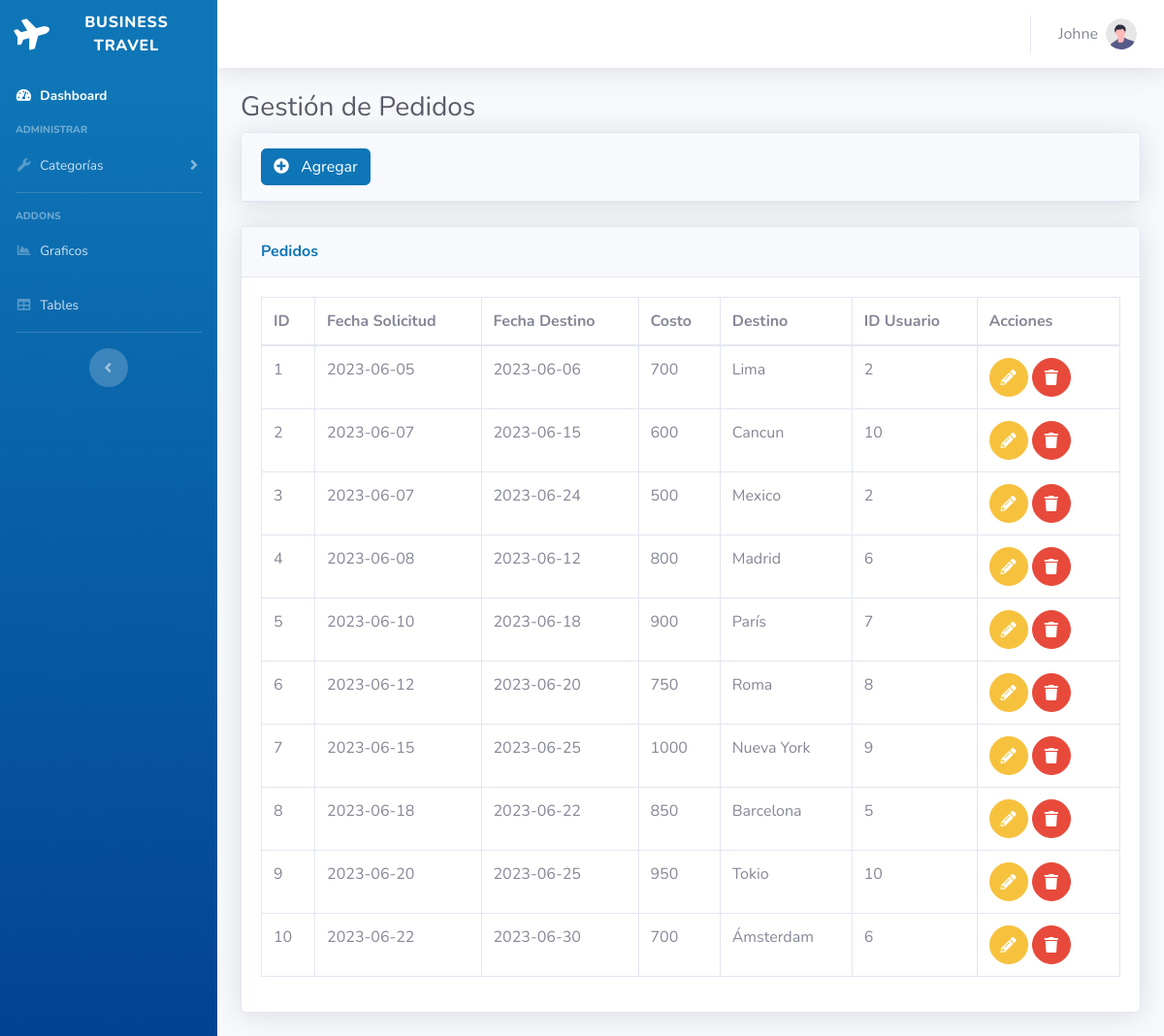
Page /MainController.php?action=pedido-index (signed in) on the committed database.
### tables this page shows
CREATE TABLE IF NOT EXISTS `pedidos` (
  `id` int NOT NULL AUTO_INCREMENT,
  `fechasolicitud` date NOT NULL,
  `fechadestino` date NOT NULL,
  `costo` double DEFAULT NULL,
  `destino` varchar(50) NOT NULL,
  `fkidusuario` int NOT NULL,
  PRIMARY KEY (`id`),
  KEY `FK_pedidos_usuarios` (`fkidusuario`),
  CONSTRAINT `FK_pedidos_usuarios` FOREIGN KEY (`fkidusuario`) REFERENCES `usuarios` (`id`)
);

### Controller/PedidoController.php (called while the page is built, shortened)
<?php
require_once 'Model/Dao/PedidoDao.php';
class PedidoController {
    private $pedidoDAO;
    public function __construct() {
        $this->pedidoDAO = new PedidoDao();
    }
    public function index() {
        $pedidos = $this->pedidoDAO->getAllPedido();
        include 'View/Pedido/index.php';
    }
}
?>

### Model/Dao/PedidoDAO.php (called while the page is built, shortened)
<?php
require_once 'db_connect.php';
require_once 'Model/Pedido.php';
class PedidoDao implements PedidoDaoInterface {
    public function getAllPedido() {
        global $conn;
        $query = "SELECT * FROM pedidos";
        $result = $conn->query($query);
        $pedidos = array();
        if ($result->num_rows > 0) {
            while ($row = $result->fetch_assoc()) {
                $pedido = new Pedido();
                $pedido->setId($row['id']);
                $pedido->setFechaSolicitud($row['fechasolicitud']);
                $pedido->setFechaDestino($row['fechadestino']);
                $pedido->setCosto($row['costo']);
                $pedido->setDestino($row['destino']);
                $pedido->setFkIdUsuario($row['fkidusuario']);
                $pedidos[] = $pedido;
            }
        }
        return $pedidos;
    }
}
?>

### Model/Pedido.php (called while the page is built)
<?php
class Pedido {
    private $id;
    private $fechaSolicitud;
    private $fechaDestino;
    private $costo;
    private $destino;
    private $fkIdUsuario;
    public function getId() {
        return $this->id;
    }
    public function setId($id) {
        $this->id = $id;
    }
    public function getFechaSolicitud() {
        return $this->fechaSolicitud;
    }
    public function setFechaSolicitud($fechaSolicitud) {
        $this->fechaSolicitud = $fechaSolicitud;
    }
    public function getFechaDestino() {
        return $this->fechaDestino;
    }
    public function setFechaDestino($fechaDestino) {
        $this->fechaDestino = $fechaDestino;
    }
    public function getCosto() {
        return $this->costo;
    }
    public function setCosto($costo) {
        $this->costo = $costo;
    }
    public function getDestino() {
        return $this->destino;
    }
    public function setDestino($destino) {
        $this->destino = $destino;
    }
    public function getFkIdUsuario() {
        return $this->fkIdUsuario;
    }
    public function setFkIdUsuario($fkIdUsuario) {
        $this->fkIdUsuario = $fkIdUsuario;
    }
}

### View/Pedido/index.php (the view, shortened to what this page needs)
<!DOCTYPE html>
<html lang="en">
<head>
    <link href="View/static/vendor/fontawesome-free/css/all.min.css" rel="stylesheet" type="text/css">
    <link href="View/static/css/sb-admin-2.min.css" rel="stylesheet">
</head>
<body id="page-top">
    <div id="wrapper">
        <?php
        include 'View/header/lateralDashboard.php';
        ?>
        <div id="content-wrapper" class="d-flex flex-column">
            <div id="content">
                <?php
                include 'View/header/headerDashboard.php';
                ?>
                <div class="container-fluid">
                    <h1 class="h3 mb-2 text-gray-800">Gestión de Pedidos</h1>
                    <div class="card shadow mb-4">
                        <div class="card-header py-3 d-flex align-items-center">
                            <a href="MainController.php?action=pedido-add" class="text-decoration-none">
                                <div class="d-flex align-items-center">
                                    <button class="btn btn-primary">
                                        <i class="fas fa-plus-circle mr-2"></i>
                                        Agregar
                                    </button>
                                </div>
                            </a>
                        </div>
                    </div>
                    <div class="card shadow mb-4">
                        <div class="card-header py-3">
                            <h6 class="m-0 font-weight-bold text-primary">Pedidos</h6>
                        </div>
                        <div class="card-body">
                            <div class="table-responsive">
                                <table class="table table-bordered" id="dataTable" width="100%" cellspacing="0">
                                    <thead>
                                        <tr>
                                            <th>ID</th>
                                            <th>Fecha Solicitud</th>
                                            <th>Fecha Destino</th>
                                            <th>Costo</th>
                                            <th>Destino</th>
                                            <th>ID Usuario</th>
                                            <th>Acciones</th>
                                        </tr>
                                    </thead>
                                    <tbody>
                                        <?php foreach ($pedidos as $pedido) : ?>
                                            <tr>
                                                <td><?php echo $pedido->getId(); ?></td>
                                                <td><?php echo $pedido->getFechaSolicitud(); ?></td>
                                                <td><?php echo $pedido->getFechaDestino(); ?></td>
                                                <td><?php echo $pedido->getCosto(); ?></td>
                                                <td><?php echo $pedido->getDestino(); ?></td>
                                                <td><?php echo $pedido->getFkIdUsuario(); ?></td>
                                                <td class="col-2">
                                                    <a href="MainController.php?action=pedido-edit&id=<?php echo $pedido->getId(); ?>" class="btn btn-warning btn-circle">
                                                        <i class="fas fa-pencil-alt"></i>
                                                    </a>
                                                    <button class="btn btn-danger btn-circle delete-button" data-id="<?php echo $pedido->getId(); ?>">
                                                        <i class="fas fa-trash"></i>
                                                    </button>
                                                </td>
                                            </tr>
                                        <?php endforeach; ?>
                                    </tbody>
                                </table>
                            </div>
                        </div>
                    </div>
                </div>
            </div>
        </div>
    </div>
</body>
</html>

### rows in the picture
pedidos: id "1", fechasolicitud "2023-06-05", fechadestino "2023-06-06", costo "700", destino "Lima", fkidusuario "2"
pedidos: id "2", fechasolicitud "2023-06-07", fechadestino "2023-06-15", costo "600", destino "Cancun", fkidusuario "10"
pedidos: id "3", fechasolicitud "2023-06-07", fechadestino "2023-06-24", costo "500", destino "Mexico", fkidusuario "2"
pedidos: id "4", fechasolicitud "2023-06-08", fechadestino "2023-06-12", costo "800", destino "Madrid", fkidusuario "6"
pedidos: id "5", fechasolicitud "2023-06-10", fechadestino "2023-06-18", costo "900", destino "París", fkidusuario "7"
pedidos: id "6", fechasolicitud "2023-06-12", fechadestino "2023-06-20", costo "750", destino "Roma", fkidusuario "8"
pedidos: id "7", fechasolicitud "2023-06-15", fechadestino "2023-06-25", costo "1000", destino "Nueva York", fkidusuario "9"
pedidos: id "8", fechasolicitud "2023-06-18", fechadestino "2023-06-22", costo "850", destino "Barcelona", fkidusuario "5"
pedidos: id "9", fechasolicitud "2023-06-20", fechadestino "2023-06-25", costo "950", destino "Tokio", fkidusuario "10"
pedidos: id "10", fechasolicitud "2023-06-22", fechadestino "2023-06-30", costo "700", destino "Ámsterdam", fkidusuario "6"

### other values in the picture
$_SESSION['nombre'] "Johne"
